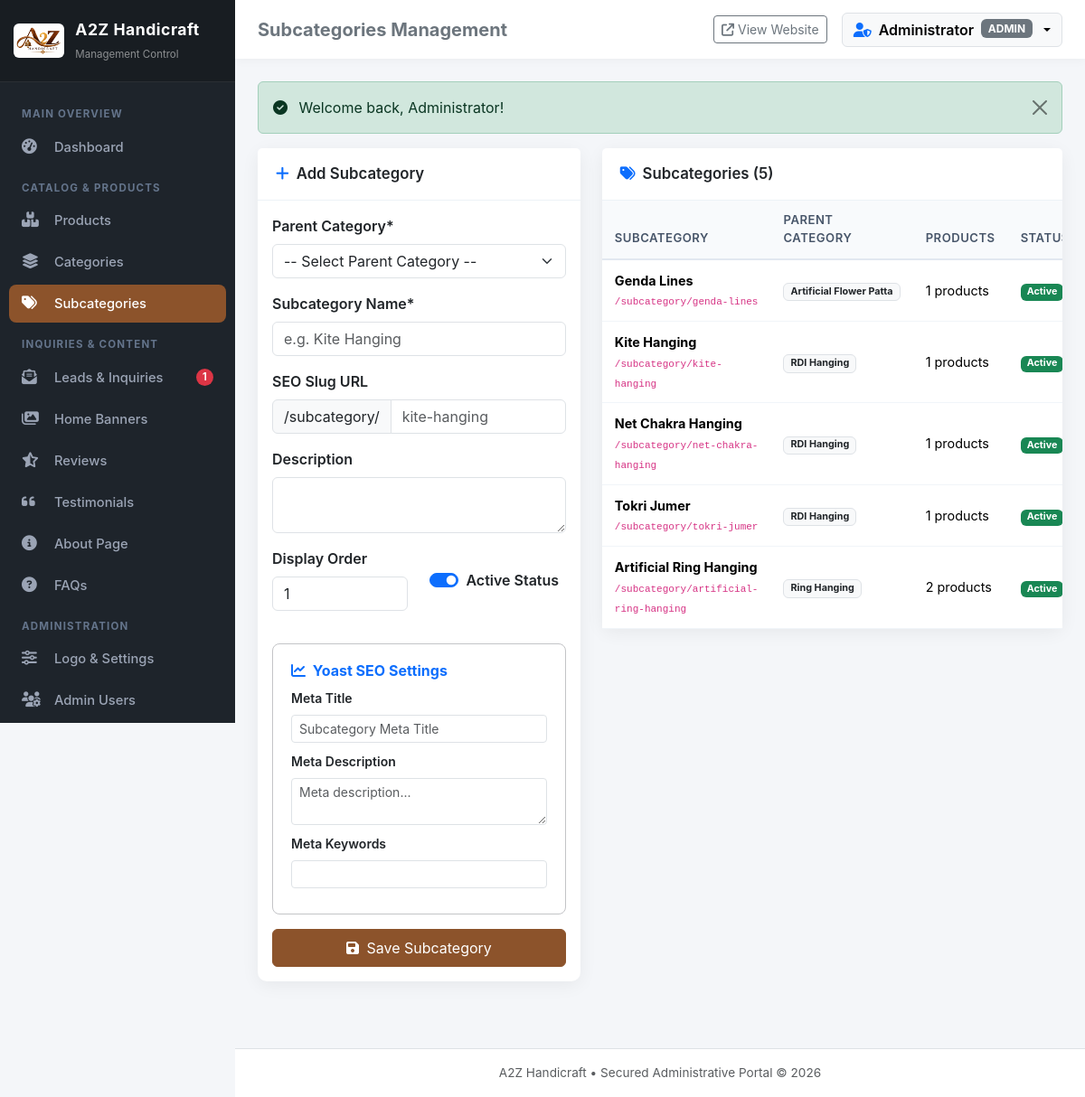
The page /admin/subcategories.php (signed in) on the database its author committed.
### tables this page shows
CREATE TABLE IF NOT EXISTS `users` (
  `id` INT AUTO_INCREMENT PRIMARY KEY,
  `username` VARCHAR(60) NOT NULL UNIQUE,
  `email` VARCHAR(120) NOT NULL UNIQUE,
  `password` VARCHAR(255) NOT NULL,
  `full_name` VARCHAR(100) NOT NULL,
  `phone` VARCHAR(30) DEFAULT NULL,
  `role` ENUM('admin', 'manager', 'editor') NOT NULL DEFAULT 'admin',
  `avatar` VARCHAR(255) DEFAULT NULL,
  `status` TINYINT(1) NOT NULL DEFAULT 1,
  `failed_attempts` INT NOT NULL DEFAULT 0,
  `lockout_until` DATETIME DEFAULT NULL,
  `last_login_at` DATETIME DEFAULT NULL,
  `last_login_ip` VARCHAR(45) DEFAULT NULL,
  `created_at` TIMESTAMP DEFAULT CURRENT_TIMESTAMP,
  `updated_at` TIMESTAMP DEFAULT CURRENT_TIMESTAMP ON UPDATE CURRENT_TIMESTAMP
);

CREATE TABLE IF NOT EXISTS `subcategories` (
  `id` INT AUTO_INCREMENT PRIMARY KEY,
  `category_id` INT NOT NULL,
  `name` VARCHAR(150) NOT NULL,
  `slug` VARCHAR(150) NOT NULL UNIQUE,
  `image` VARCHAR(255) DEFAULT NULL,
  `description` TEXT DEFAULT NULL,
  `sort_order` INT NOT NULL DEFAULT 0,
  `status` TINYINT(1) NOT NULL DEFAULT 1,
   
  `meta_title` VARCHAR(255) DEFAULT NULL,
  `meta_description` TEXT DEFAULT NULL,
  `meta_keywords` VARCHAR(255) DEFAULT NULL,
  `canonical_url` VARCHAR(255) DEFAULT NULL,
  `created_at` TIMESTAMP DEFAULT CURRENT_TIMESTAMP,
  `updated_at` TIMESTAMP DEFAULT CURRENT_TIMESTAMP ON UPDATE CURRENT_TIMESTAMP,
  INDEX (`category_id`),
  CONSTRAINT `fk_subcat_category` FOREIGN KEY (`category_id`) REFERENCES `categories` (`id`) ON DELETE CASCADE
);

CREATE TABLE IF NOT EXISTS `categories` (
  `id` INT AUTO_INCREMENT PRIMARY KEY,
  `name` VARCHAR(150) NOT NULL,
  `slug` VARCHAR(150) NOT NULL UNIQUE,
  `image` VARCHAR(255) DEFAULT NULL,
  `description` TEXT DEFAULT NULL,
  `is_featured` TINYINT(1) NOT NULL DEFAULT 0,
  `sort_order` INT NOT NULL DEFAULT 0,
  `status` TINYINT(1) NOT NULL DEFAULT 1,
   
  `meta_title` VARCHAR(255) DEFAULT NULL,
  `meta_description` TEXT DEFAULT NULL,
  `meta_keywords` VARCHAR(255) DEFAULT NULL,
  `canonical_url` VARCHAR(255) DEFAULT NULL,
  `og_title` VARCHAR(255) DEFAULT NULL,
  `og_description` TEXT DEFAULT NULL,
  `og_image` VARCHAR(255) DEFAULT NULL,
  `created_at` TIMESTAMP DEFAULT CURRENT_TIMESTAMP,
  `updated_at` TIMESTAMP DEFAULT CURRENT_TIMESTAMP ON UPDATE CURRENT_TIMESTAMP
);

### admin/subcategories.php (the view, shortened to what this page needs)
<?php
$pageTitle = 'Subcategories Management';
require_once __DIR__ . '/includes/header.php';
global $pdo;
$subcategories = $pdo->query("SELECT s.*, c.name as category_name, (SELECT COUNT(*) FROM products p WHERE p.subcategory_id = s.id) as product_count FROM subcategories s LEFT JOIN categories c ON s.category_id = c.id ORDER BY c.name ASC, s.sort_order ASC")->fetchAll();
$editSub = null;
?>
<div class="row">
    <div class="col-lg-5 mb-4">
        <div class="card">
            <div class="card-header bg-white">
                <span><i class="fa-solid <?= $editSub ? 'fa-pen-to-square text-warning' : 'fa-plus text-primary' ?> me-2"></i><?= $editSub ? 'Edit Subcategory' : 'Add Subcategory' ?></span>
            </div>
            <div class="card-body">
                <form action="" method="POST" enctype="multipart/form-data">
                    <div class="mb-3">
                        <label class="form-label fw-semibold">Parent Category*</label>
                        <select name="category_id" class="form-select" required>
                            <option value="">-- Select Parent Category --</option>
                        </select>
                    </div>
                    <div class="mb-3">
                        <label class="form-label fw-semibold">Subcategory Name*</label>
                        <input type="text" name="name" class="form-control" data-slug-source="true" value="<?= e($editSub['name'] ?? '') ?>" required placeholder="e.g. Kite Hanging">
                    </div>
                    <div class="mb-3">
                        <label class="form-label fw-semibold">SEO Slug URL</label>
                        <div class="input-group">
                            <span class="input-group-text bg-light small">/subcategory/</span>
                            <input type="text" name="slug" class="form-control" data-slug-target="true" value="<?= e($editSub['slug'] ?? '') ?>" placeholder="kite-hanging">
                        </div>
                    </div>
                    <div class="mb-3">
                        <label class="form-label fw-semibold">Description</label>
                        <textarea name="description" class="form-control" rows="2"><?= e($editSub['description'] ?? '') ?></textarea>
                    </div>
                    <div class="row">
                        <div class="col-6 mb-3">
                            <label class="form-label fw-semibold">Display Order</label>
                            <input type="number" name="sort_order" class="form-control" value="<?= e($editSub['sort_order'] ?? 1) ?>" min="0">
                        </div>
                        <div class="col-6 mb-3 pt-4">
                            <div class="form-check form-switch">
                                <input class="form-check-input" type="checkbox" name="status" id="subStatus" <?= (!isset($editSub) || $editSub['status'] == 1) ? 'checked' : '' ?>>
                                <label class="form-check-label fw-semibold" for="subStatus">Active Status</label>
                            </div>
                        </div>
                    </div>
                    <div class="yoast-card">
                        <h6 class="fw-bold mb-2 text-primary"><i class="fa-solid fa-chart-line me-1"></i> Yoast SEO Settings</h6>
                        <div class="mb-2">
                            <label class="form-label small fw-semibold">Meta Title</label>
                            <input type="text" name="meta_title" id="meta_title" class="form-control form-control-sm" value="<?= e($editSub['meta_title'] ?? '') ?>" placeholder="Subcategory Meta Title">
                        </div>
                        <div class="mb-2">
                            <label class="form-label small fw-semibold">Meta Description</label>
                            <textarea name="meta_description" id="meta_description" class="form-control form-control-sm" rows="2" placeholder="Meta description..."><?= e($editSub['meta_description'] ?? '') ?></textarea>
                        </div>
                        <div class="mb-2">
                            <label class="form-label small fw-semibold">Meta Keywords</label>
                            <input type="text" name="meta_keywords" class="form-control form-control-sm" value="<?= e($editSub['meta_keywords'] ?? '') ?>">
                        </div>
                    </div>
                    <button type="submit" class="btn btn-primary-a2z w-100 py-2 mt-3">
                        <i class="fa-solid fa-floppy-disk me-1"></i> <?= $editSub ? 'Update Subcategory' : 'Save Subcategory' ?>
                    </button>
                </form>
            </div>
        </div>
    </div>
    <div class="col-lg-7 mb-4">
        <div class="card">
            <div class="card-header bg-white">
                <span><i class="fa-solid fa-tags text-primary me-2"></i>Subcategories (<?= count($subcategories) ?>)</span>
            </div>
            <div class="card-body p-0 table-responsive">
                <table class="table table-hover align-middle mb-0">
                    <thead>
                        <tr>
                            <th>Subcategory</th>
                            <th>Parent Category</th>
                            <th>Products</th>
                            <th>Status</th>
                        </tr>
                    </thead>
                    <tbody>
                        <?php if (empty($subcategories)): ?>
                            <tr>
                                <td colspan="5" class="text-center py-4 text-muted">No subcategories defined yet.</td>
                            </tr>
                        <?php else: ?>
                            <?php foreach ($subcategories as $s): ?>
                                <tr>
                                    <td>
                                        <div class="fw-bold"><?= e($s['name']) ?></div>
                                        <small class="text-muted"><code>/subcategory/<?= e($s['slug']) ?></code></small>
                                    </td>
                                    <td>
                                        <span class="badge bg-light text-dark border"><?= e($s['category_name'] ?? 'None') ?></span>
                                    </td>
                                    <td><?= $s['product_count'] ?> products</td>
                                    <td>
                                        <?php if ($s['status'] == 1): ?>
                                            <span class="badge bg-success">Active</span>
                                        <?php else: ?>
                                            <span class="badge bg-secondary">Inactive</span>
                                        <?php endif; ?>
                                    </td>
                                </tr>
                            <?php endforeach; ?>
                        <?php endif; ?>
                    </tbody>
                </table>
            </div>
        </div>
    </div>
</div>
<?php require_once __DIR__ . '/includes/footer.php'; ?>

### admin/includes/navbar.php (shortened to what this page needs)
<header class="admin-topbar">
    <div class="d-flex align-items-center gap-3">
        <h5 class="m-0 fw-bold d-none d-sm-block text-secondary"><?= isset($pageTitle) ? e($pageTitle) : 'Admin Dashboard' ?></h5>
    </div>
    <div class="d-flex align-items-center gap-3">
        <a href="<?= BASE_URL ?>/index.php" target="_blank" class="btn btn-sm btn-outline-secondary d-flex align-items-center gap-1">
            <i class="fa-solid fa-arrow-up-right-from-square"></i>
            <span class="d-none d-md-inline">View Website</span>
        </a>
        <div class="dropdown">
            <button class="btn btn-light dropdown-toggle d-flex align-items-center gap-2 border" type="button" data-bs-toggle="dropdown" aria-expanded="false">
                <i class="fa-solid fa-user-shield text-primary"></i>
                <span class="fw-semibold d-none d-md-inline"><?= e($currentUser['full_name'] ?? 'Admin') ?></span>
                <span class="badge bg-secondary d-none d-lg-inline"><?= e(strtoupper($currentUser['role'] ?? 'ADMIN')) ?></span>
            </button>
        </div>
    </div>
</header>

### admin/assets/css/admin.css (style rules this page uses)
:root { --primary-color: #8c532b; --primary-hover: #734321; --primary-light: #f7ede2; --secondary-color: #1a1e21; --sidebar-bg: #1e242b; --sidebar-active: #8c532b; --sidebar-text: #9ba4b5; --card-shadow: 0 4px 20px rgba(0,0,0,0.06); --border-radius: 10px; }
body { background-color: #f4f6f9; font-family: -apple-system, BlinkMacSystemFont, "Segoe UI", Roboto, "Helvetica Neue", Arial, sans-serif; color: #333; overflow-x: hidden; }
.admin-topbar { background: #fff; height: 65px; box-shadow: 0 2px 10px rgba(0,0,0,0.04); display: flex; align-items: center; justify-content: space-between; padding: 0 25px; position: sticky; top: 0; z-index: 99; }
.card { border: none; border-radius: var(--border-radius); box-shadow: var(--card-shadow); margin-bottom: 25px; }
.card-header { background: #fff; border-bottom: 1px solid #edf2f7; padding: 16px 20px; font-weight: 600; font-size: 1.05rem; display: flex; align-items: center; justify-content: space-between; }
.table thead th { background-color: #f8fafc; color: #475569; font-weight: 600; font-size: 0.82rem; text-transform: uppercase; letter-spacing: 0.5px; border-bottom: 2px solid #e2e8f0; padding: 12px 14px; }
.table tbody td { padding: 12px 14px; vertical-align: middle; font-size: 0.9rem; border-bottom: 1px solid #f1f5f9; }
.yoast-card { border: 1px solid #c3c4c7; background: #fff; border-radius: 8px; padding: 20px; margin-top: 20px; }
.btn-primary-a2z { background-color: var(--primary-color); border-color: var(--primary-color); color: #fff; }

### rows shown on the page
users: full_name "Administrator", role "ADMIN"
subcategories: name "Genda Lines", slug "genda-lines", category.name "Artificial Flower Patta", product_count "1", status "Active"
subcategories: name "Kite Hanging", slug "kite-hanging", category.name "RDI Hanging", product_count "1", status "Active"
subcategories: name "Net Chakra Hanging", slug "net-chakra-hanging", category.name "RDI Hanging", product_count "1", status "Active"
subcategories: name "Tokri Jumer", slug "tokri-jumer", category.name "RDI Hanging", product_count "1", status "Active"
subcategories: name "Artificial Ring Hanging", slug "artificial-ring-hanging", category.name "Ring Hanging", product_count "2", status "Active"

### other values the page prints
$siteName "A2Z Handicraft"
$unreadLeadsCount "1"
$pageTitle "Subcategories Management"
$flash['message'] "Welcome back, Administrator!"
count($subcategories) "5"
get_setting('site_name', 'A2Z Handicraft') "A2Z Handicraft"
